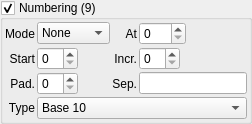
               <widget class="QGroupBox" name="j_numbering_group">
                <property name="title">
                 <string>Numbering (9)</string>
                </property>
                <property name="checkable">
                 <bool>true</bool>
                </property>
                <layout class="QGridLayout" name="gridLayout_13">
                 <property name="leftMargin">
                  <number>2</number>
                 </property>
                 <property name="topMargin">
                  <number>2</number>
                 </property>
                 <property name="rightMargin">
                  <number>2</number>
                 </property>
                 <property name="bottomMargin">
                  <number>2</number>
                 </property>
                 <property name="spacing">
                  <number>2</number>
                 </property>
                 <item row="0" column="0">
                  <widget class="QLabel" name="numbering_mode_label">
                   <property name="text">
                    <string>Mode</string>
                   </property>
                   <property name="alignment">
                    <set>Qt::AlignRight|Qt::AlignTrailing|Qt::AlignVCenter</set>
                   </property>
                  </widget>
                 </item>
                 <item row="2" column="0">
                  <widget class="QLabel" name="numbering_padding_label">
                   <property name="text">
                    <string>Pad.</string>
                   </property>
                   <property name="alignment">
                    <set>Qt::AlignRight|Qt::AlignTrailing|Qt::AlignVCenter</set>
                   </property>
                  </widget>
                 </item>
                 <item row="2" column="1">
                  <widget class="QSpinBox" name="numbering_padding_spinbox">
                   <property name="sizePolicy">
                    <sizepolicy hsizetype="Maximum" vsizetype="Fixed">
                     <horstretch>0</horstretch>
                     <verstretch>0</verstretch>
                    </sizepolicy>
                   </property>
                  </widget>
                 </item>
                 <item row="0" column="2">
                  <widget class="QLabel" name="numbering_at_label">
                   <property name="text">
                    <string>At</string>
                   </property>
                   <property name="alignment">
                    <set>Qt::AlignRight|Qt::AlignTrailing|Qt::AlignVCenter</set>
                   </property>
                  </widget>
                 </item>
                 <item row="1" column="1">
                  <widget class="QSpinBox" name="numbering_start_spinbox">
                   <property name="sizePolicy">
                    <sizepolicy hsizetype="Maximum" vsizetype="Fixed">
                     <horstretch>0</horstretch>
                     <verstretch>0</verstretch>
                    </sizepolicy>
                   </property>
                  </widget>
                 </item>
                 <item row="3" column="0">
                  <widget class="QLabel" name="numbering_type_label">
                   <property name="text">
                    <string>Type</string>
                   </property>
                   <property name="alignment">
                    <set>Qt::AlignRight|Qt::AlignTrailing|Qt::AlignVCenter</set>
                   </property>
                  </widget>
                 </item>
                 <item row="0" column="1">
                  <widget class="QComboBox" name="numbering_mode_combobox">
                   <item>
                    <property name="text">
                     <string>None</string>
                    </property>
                   </item>
                   <item>
                    <property name="text">
                     <string>Prefix</string>
                    </property>
                   </item>
                   <item>
                    <property name="text">
                     <string>Suffix</string>
                    </property>
                   </item>
                   <item>
                    <property name="text">
                     <string>Both</string>
                    </property>
                   </item>
                   <item>
                    <property name="text">
                     <string>Position</string>
                    </property>
                   </item>
                  </widget>
                 </item>
                 <item row="1" column="0">
                  <widget class="QLabel" name="numbering_start_label">
                   <property name="text">
                    <string>Start</string>
                   </property>
                   <property name="alignment">
                    <set>Qt::AlignRight|Qt::AlignTrailing|Qt::AlignVCenter</set>
                   </property>
                  </widget>
                 </item>
                 <item row="0" column="3">
                  <widget class="QSpinBox" name="numbering_at_spinbox">
                   <property name="sizePolicy">
                    <sizepolicy hsizetype="Maximum" vsizetype="Fixed">
                     <horstretch>0</horstretch>
                     <verstretch>0</verstretch>
                    </sizepolicy>
                   </property>
                   <property name="maximum">
                    <number>256</number>
                   </property>
                  </widget>
                 </item>
                 <item row="1" column="2">
                  <widget class="QLabel" name="numbering_increment_label">
                   <property name="text">
                    <string>Incr.</string>
                   </property>
                   <property name="alignment">
                    <set>Qt::AlignRight|Qt::AlignTrailing|Qt::AlignVCenter</set>
                   </property>
                  </widget>
                 </item>
                 <item row="2" column="2">
                  <widget class="QLabel" name="numbering_sep_label">
                   <property name="text">
                    <string>Sep.</string>
                   </property>
                   <property name="alignment">
                    <set>Qt::AlignRight|Qt::AlignTrailing|Qt::AlignVCenter</set>
                   </property>
                  </widget>
                 </item>
                 <item row="1" column="3">
                  <widget class="QSpinBox" name="numbering_increment_spinbox">
                   <property name="sizePolicy">
                    <sizepolicy hsizetype="Maximum" vsizetype="Fixed">
                     <horstretch>0</horstretch>
                     <verstretch>0</verstretch>
                    </sizepolicy>
                   </property>
                  </widget>
                 </item>
                 <item row="2" column="3">
                  <widget class="QLineEdit" name="numbering_sep_entry"/>
                 </item>
                 <item row="3" column="1" colspan="3">
                  <widget class="QComboBox" name="numbering_type_combobox">
                   <property name="sizePolicy">
                    <sizepolicy hsizetype="MinimumExpanding" vsizetype="Fixed">
                     <horstretch>0</horstretch>
                     <verstretch>0</verstretch>
                    </sizepolicy>
                   </property>
                   <item>
                    <property name="text">
                     <string>Base 10</string>
                    </property>
                   </item>
                   <item>
                    <property name="text">
                     <string>Base 2</string>
                    </property>
                   </item>
                   <item>
                    <property name="text">
                     <string>Base 8</string>
                    </property>
                   </item>
                   <item>
                    <property name="text">
                     <string>Base 16</string>
                    </property>
                   </item>
                   <item>
                    <property name="text">
                     <string>Upper Case Letters</string>
                    </property>
                   </item>
                   <item>
                    <property name="text">
                     <string>Lower Case Letters</string>
                    </property>
                   </item>
                  </widget>
                 </item>
                </layout>
               </widget>
